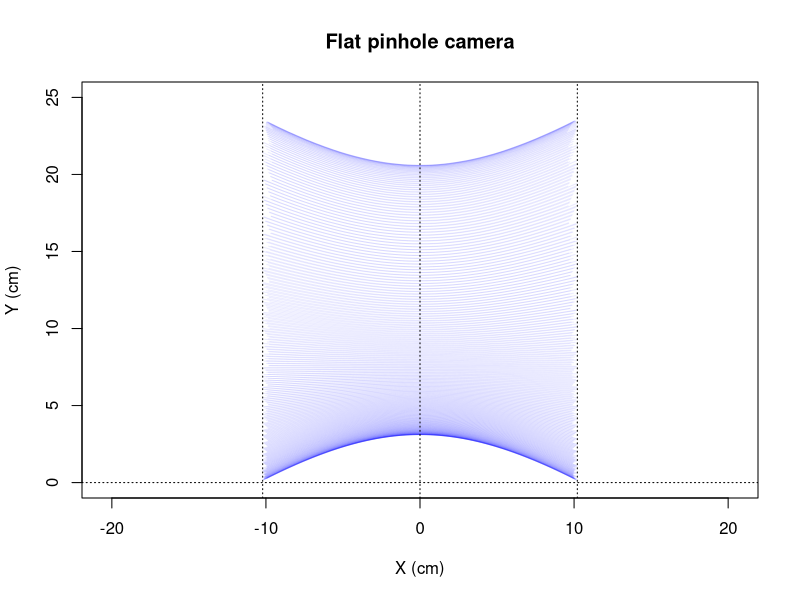
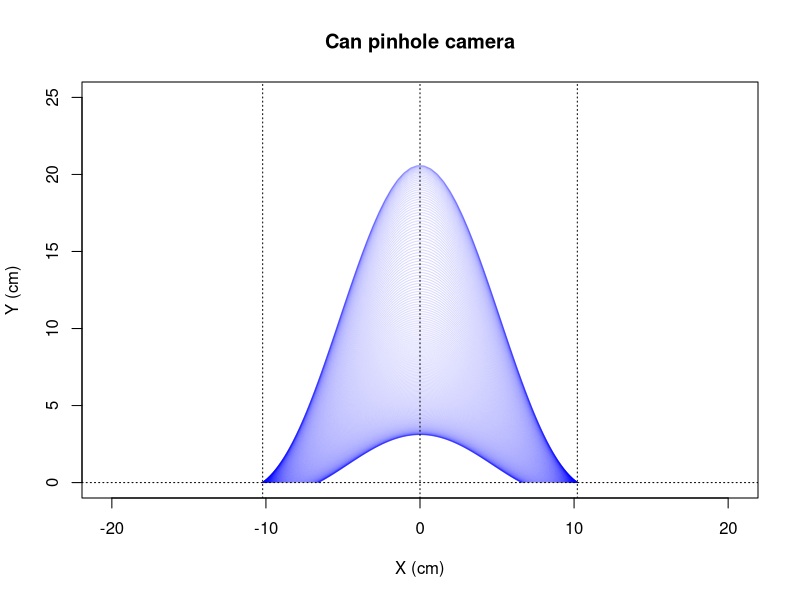
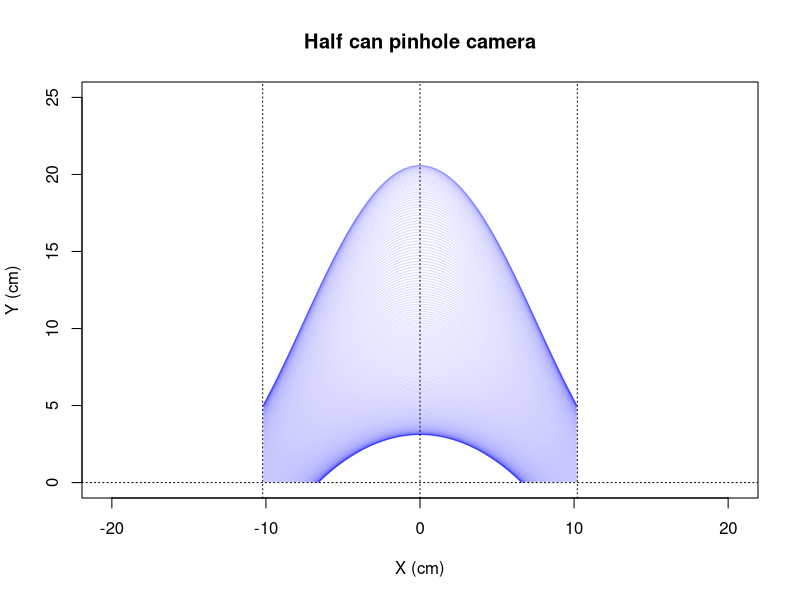
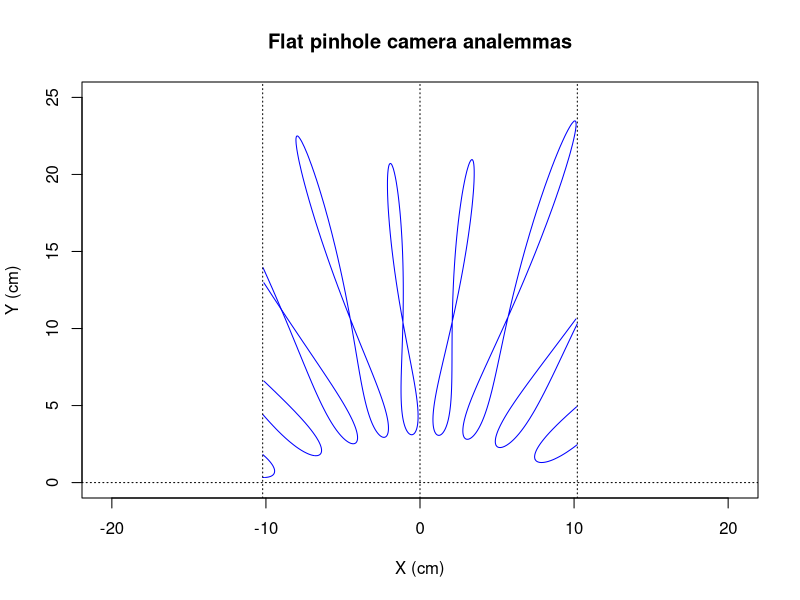
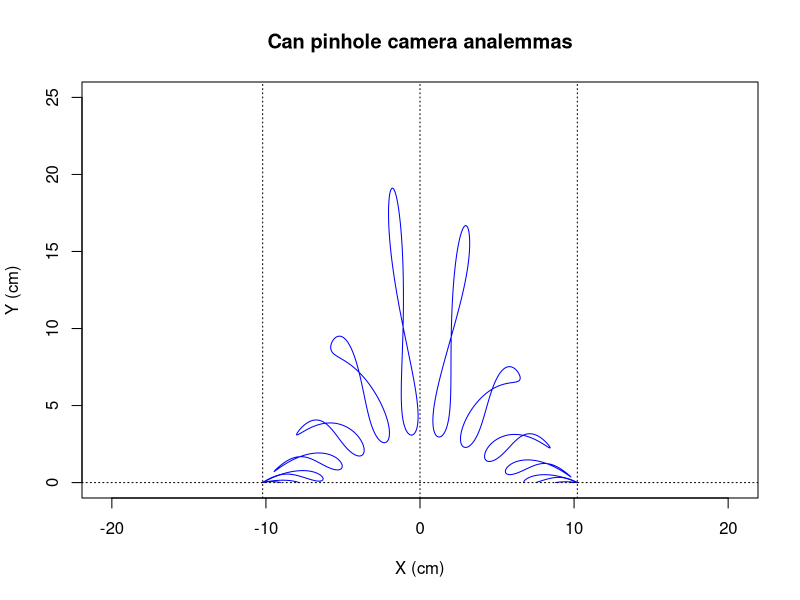
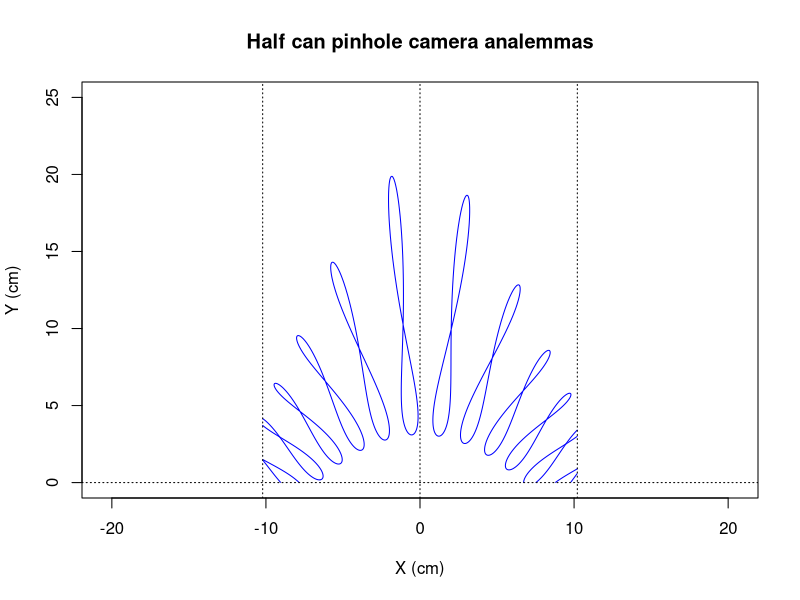

Recreate these plots in R, in order.
# Solargraph simulation with R
# www.overfitting.net
# https://www.overfitting.net/2022/04/simulacion-de-solarigrafias-con-r.html


# Degrees to radians
deg2rad=function(deg) {deg*pi/180.0}

# Elevation and azimuth per day in 2022 (5min sampling) from:
# https://www.sunearthtools.com/dp/tools/pos_sun.php#annual
elevazim=read.table("year2022_elev_azim_GMT+1_NoDST.csv",
                    header=T, sep=";", dec=".")


# PLOT SUN TRAJECTORIES FOR 3 PINHOLE CAMERAS

# Pinhole cameras focal lengths
f=2*(6.5/2)  # 6.5cm pinhole camera
Rlata=f/2  # can camera (beer can diameter=6.5 cm)
Rsemilata=f  # half can camera

# Prepare Azim/Elev data
elevazimtmp=elevazim[1:365,2:ncol(elevazim)]
azimtmp=elevazimtmp[col(elevazimtmp)%%2==0]
elevtmp=elevazimtmp[col(elevazimtmp)%%2==1]
dim(azimtmp)=c(nrow(elevazimtmp), ncol(elevazimtmp)/2)
dim(elevtmp)=dim(azimtmp)

# Flat pinhole camera
png(file="pinhole1.png", width=512, height=640)
for (i in 1:nrow(azimtmp)) {
    x0=f*tan(deg2rad(azimtmp[i,]-180))
    y0=f*tan(deg2rad(elevtmp[i,]))/cos(deg2rad(azimtmp[i,]-180))
    MAXX=f*deg2rad(90)
    x0[x0 > MAXX]=NA
    x0[x0 < -MAXX]=NA
    y0[y0 < 0]=NA
        
    if (i==1) {
        plot(x0, y0, asp=1,
             xlim=c(-MAXX,MAXX), ylim=c(0,25), type='l',
             main='Flat pinhole camera', xlab='X (cm)', ylab='Y (cm)',
             col=rgb(0,0,1,0.08))        
    } else {
        lines(x0, y0, type='l', col=rgb(0,0,1,0.08)) 
    }
}
abline(h=0, v=c(-MAXX,0,MAXX), lty='dotted')
dev.off()

# Can pinhole camera
png(file="pinhole2.png", width=512, height=640)
for (i in 1:nrow(azimtmp)) {
    x0=2*Rlata*deg2rad(azimtmp[i,]-180)
    y0=2*Rlata*tan(deg2rad(elevtmp[i,]))*cos(deg2rad(azimtmp[i,]-180))
    MAXX=2*Rlata*deg2rad(90)
    x0[x0 > MAXX]=NA
    x0[x0 < -MAXX]=NA
    y0[y0 < 0]=NA
    
    if (i==1) {
        plot(x0, y0, asp=1,
             xlim=c(-MAXX,MAXX), ylim=c(0,25), type='l',
             main='Can pinhole camera', xlab='X (cm)', ylab='Y (cm)',
             col=rgb(0,0,1,0.08))        
    } else {
        lines(x0, y0, type='l', col=rgb(0,0,1,0.08)) 
    }
}
abline(h=0, v=c(-MAXX,0,MAXX), lty='dotted')
dev.off()

# Half can pinhole camera
png(file="pinhole3.png", width=512, height=640)
for (i in 1:nrow(azimtmp)) {
    x0=Rsemilata*deg2rad(azimtmp[i,]-180)
    y0=Rsemilata*tan(deg2rad(elevtmp[i,]))
    MAXX=Rsemilata*deg2rad(90)
    x0[x0 > MAXX]=NA
    x0[x0 < -MAXX]=NA
    y0[y0 < 0]=NA

    if (i==1) {
        plot(x0, y0, asp=1,
             xlim=c(-MAXX,MAXX), ylim=c(0,25), type='l',
             main='Half can pinhole camera', xlab='X (cm)', ylab='Y (cm)',
             col=rgb(0,0,1,0.08))         
    } else {
        lines(x0, y0, type='l', col=rgb(0,0,1,0.08)) 
    }
}
abline(h=0, v=c(-MAXX,0,MAXX), lty='dotted')
dev.off()



# DRAW ANALEMMAS

# Keep samples at exact hours
azimana=azimtmp[col(azimtmp)%%12==0]
elevana=elevtmp[col(elevtmp)%%12==0]
dim(azimana)=c(365, 24)
dim(elevana)=c(365, 24)

png(file="pinhole_analemma1.png", width=512, height=640)
for (i in 1:24) {
    x0=f*tan(deg2rad(azimana[,i]-180))
    y0=f*tan(deg2rad(elevana[,i]))/cos(deg2rad(azimana[,i]-180))
    MAXX=f*deg2rad(90)
    x0[x0 > MAXX]=NA
    x0[x0 < -MAXX]=NA
    y0[y0 < 0]=NA
    
    if (i==1) {
        plot(x0, y0, asp=1,
             xlim=c(-MAXX,MAXX), ylim=c(0,25), type='l',
             main='Flat pinhole camera analemmas', xlab='X (cm)', ylab='Y (cm)',
             col=rgb(0,0,1,1))         
    } else {
        lines(x0, y0, type='l', col=rgb(0,0,1,1)) 
    }
}
abline(h=0, v=c(-MAXX,0,MAXX), lty='dotted')
dev.off()

png(file="pinhole_analemma2.png", width=512, height=640)
for (i in 1:24) {
    x0=2*Rlata*deg2rad(azimana[,i]-180)
    y0=2*Rlata*tan(deg2rad(elevana[,i]))*cos(deg2rad(azimana[,i]-180))
    MAXX=2*Rlata*deg2rad(90)
    x0[x0 > MAXX]=NA
    x0[x0 < -MAXX]=NA
    y0[y0 < 0]=NA
    
    if (i==1) {
        plot(x0, y0, asp=1,
             xlim=c(-MAXX,MAXX), ylim=c(0,25), type='l',
             main='Can pinhole camera analemmas', xlab='X (cm)', ylab='Y (cm)',
             col=rgb(0,0,1,1))         
    } else {
        lines(x0, y0, type='l', col=rgb(0,0,1,1)) 
    }
}
abline(h=0, v=c(-MAXX,0,MAXX), lty='dotted')
dev.off()

png(file="pinhole_analemma3.png", width=512, height=640)
for (i in 1:24) {
    x0=Rsemilata*deg2rad(azimana[,i]-180)
    y0=Rsemilata*tan(deg2rad(elevana[,i]))
    MAXX=Rsemilata*deg2rad(90)
    x0[x0 > MAXX]=NA
    x0[x0 < -MAXX]=NA
    y0[y0 < 0]=NA
    
    if (i==1) {
        plot(x0, y0, asp=1,
             xlim=c(-MAXX,MAXX), ylim=c(0,25), type='l',
             main='Half can pinhole camera analemmas', xlab='X (cm)', ylab='Y (cm)',
             col=rgb(0,0,1,1))         
    } else {
        lines(x0, y0, type='l', col=rgb(0,0,1,1)) 
    }
}
abline(h=0, v=c(-MAXX,0,MAXX), lty='dotted')
dev.off()
